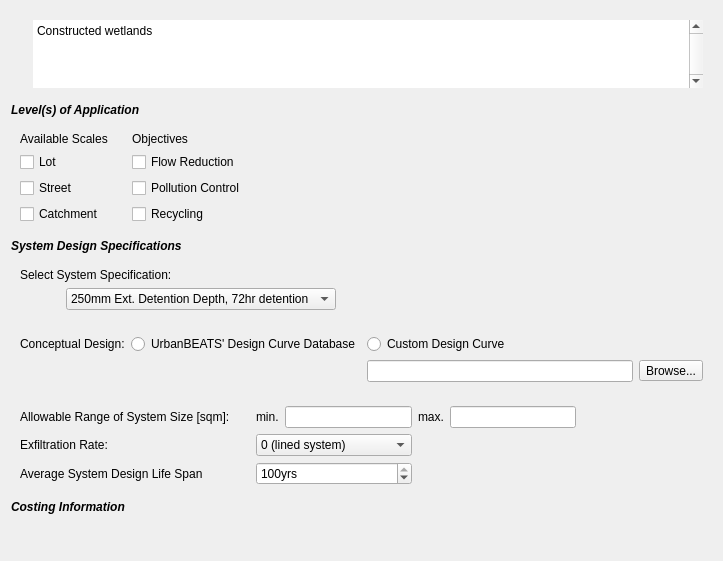
            <widget class="QWidget" name="scrollAreaWidgetContents_23">
             <property name="geometry">
              <rect>
               <x>0</x>
               <y>0</y>
               <width>723</width>
               <height>561</height>
              </rect>
             </property>
             <layout class="QVBoxLayout" name="verticalLayout_54">
              <item>
               <widget class="QWidget" name="bf_info_2" native="true">
                <layout class="QHBoxLayout" name="horizontalLayout_16">
                 <item>
                  <widget class="QLabel" name="bf_img_3">
                   <property name="text">
                    <string/>
                   </property>
                   <property name="pixmap">
                    <pixmap resource="../graphics/ubeats.qrc">:/images/images/bgs_wetlands.jpg</pixmap>
                   </property>
                  </widget>
                 </item>
                 <item>
                  <widget class="QTextBrowser" name="bf_descr_3">
                   <property name="maximumSize">
                    <size>
                     <width>16777215</width>
                     <height>100</height>
                    </size>
                   </property>
                   <property name="frameShape">
                    <enum>QFrame::NoFrame</enum>
                   </property>
                   <property name="frameShadow">
                    <enum>QFrame::Plain</enum>
                   </property>
                   <property name="verticalScrollBarPolicy">
                    <enum>Qt::ScrollBarAlwaysOn</enum>
                   </property>
                   <property name="horizontalScrollBarPolicy">
                    <enum>Qt::ScrollBarAsNeeded</enum>
                   </property>
                   <property name="html">
                    <string>&lt;!DOCTYPE HTML PUBLIC &quot;-//W3C//DTD HTML 4.0//EN&quot; &quot;http://www.w3.org/TR/REC-html40/strict.dtd&quot;&gt;
&lt;html&gt;&lt;head&gt;&lt;meta name=&quot;qrichtext&quot; content=&quot;1&quot; /&gt;&lt;style type=&quot;text/css&quot;&gt;
p, li { white-space: pre-wrap; }
&lt;/style&gt;&lt;/head&gt;&lt;body style=&quot; font-family:'MS Shell Dlg 2'; font-size:8.25pt; font-weight:400; font-style:normal;&quot;&gt;
&lt;p style=&quot; margin-top:0px; margin-bottom:0px; margin-left:0px; margin-right:0px; -qt-block-indent:0; text-indent:0px;&quot;&gt;&lt;span style=&quot; font-size:9pt;&quot;&gt;Constructed wetlands&lt;/span&gt;&lt;/p&gt;&lt;/body&gt;&lt;/html&gt;</string>
                   </property>
                  </widget>
                 </item>
                </layout>
               </widget>
              </item>
              <item>
               <widget class="QLabel" name="label_5">
                <property name="text">
                 <string>&lt;html&gt;&lt;head/&gt;&lt;body&gt;&lt;p&gt;&lt;span style=&quot; font-weight:600; font-style:italic;&quot;&gt;Level(s) of Application&lt;/span&gt;&lt;/p&gt;&lt;/body&gt;&lt;/html&gt;</string>
                </property>
               </widget>
              </item>
              <item>
               <widget class="QWidget" name="widget_26" native="true">
                <layout class="QHBoxLayout" name="horizontalLayout_10">
                 <property name="leftMargin">
                  <number>0</number>
                 </property>
                 <property name="topMargin">
                  <number>0</number>
                 </property>
                 <property name="rightMargin">
                  <number>0</number>
                 </property>
                 <property name="bottomMargin">
                  <number>0</number>
                 </property>
                 <item>
                  <widget class="QWidget" name="widget_27" native="true">
                   <layout class="QGridLayout" name="gridLayout_21">
                    <item row="0" column="0">
                     <widget class="QLabel" name="BFscales_lbl_2">
                      <property name="text">
                       <string>Available Scales</string>
                      </property>
                     </widget>
                    </item>
                    <item row="1" column="0">
                     <widget class="QCheckBox" name="BFlot_check_2">
                      <property name="text">
                       <string>Lot</string>
                      </property>
                     </widget>
                    </item>
                    <item row="2" column="0">
                     <widget class="QCheckBox" name="BFstreet_check_2">
                      <property name="text">
                       <string>Street</string>
                      </property>
                     </widget>
                    </item>
                    <item row="3" column="0">
                     <widget class="QCheckBox" name="BFprec_check_2">
                      <property name="enabled">
                       <bool>true</bool>
                      </property>
                      <property name="text">
                       <string>Catchment</string>
                      </property>
                     </widget>
                    </item>
                   </layout>
                  </widget>
                 </item>
                 <item>
                  <widget class="QWidget" name="widget_28" native="true">
                   <layout class="QGridLayout" name="gridLayout_22">
                    <item row="0" column="0">
                     <widget class="QLabel" name="BFapps_lbl_2">
                      <property name="text">
                       <string>Objectives</string>
                      </property>
                     </widget>
                    </item>
                    <item row="1" column="0">
                     <widget class="QCheckBox" name="BFflow_check_2">
                      <property name="enabled">
                       <bool>true</bool>
                      </property>
                      <property name="text">
                       <string>Flow Reduction</string>
                      </property>
                     </widget>
                    </item>
                    <item row="2" column="0">
                     <widget class="QCheckBox" name="BFpollute_check_2">
                      <property name="text">
                       <string>Pollution Control</string>
                      </property>
                     </widget>
                    </item>
                    <item row="3" column="0">
                     <widget class="QCheckBox" name="BFrecycle_check_2">
                      <property name="enabled">
                       <bool>true</bool>
                      </property>
                      <property name="text">
                       <string>Recycling</string>
                      </property>
                     </widget>
                    </item>
                   </layout>
                  </widget>
                 </item>
                 <item>
                  <spacer name="horizontalSpacer_52">
                   <property name="orientation">
                    <enum>Qt::Horizontal</enum>
                   </property>
                   <property name="sizeHint" stdset="0">
                    <size>
                     <width>40</width>
                     <height>20</height>
                    </size>
                   </property>
                  </spacer>
                 </item>
                </layout>
               </widget>
              </item>
              <item>
               <widget class="QLabel" name="label_25">
                <property name="text">
                 <string>&lt;html&gt;&lt;head/&gt;&lt;body&gt;&lt;p&gt;&lt;span style=&quot; font-weight:600; font-style:italic;&quot;&gt;System Design Specifications&lt;/span&gt;&lt;/p&gt;&lt;/body&gt;&lt;/html&gt;</string>
                </property>
               </widget>
              </item>
              <item>
               <widget class="QWidget" name="widget_29" native="true">
                <layout class="QGridLayout" name="gridLayout_23">
                 <item row="0" column="0" colspan="2">
                  <widget class="QLabel" name="BFspecs_lbl_3">
                   <property name="whatsThis">
                    <string>&lt;html&gt;&lt;head/&gt;&lt;body&gt;&lt;p&gt;Low Flow Bypass = &lt;/p&gt;&lt;p&gt;High Flow Bypass = &lt;/p&gt;&lt;p&gt;Saturated hydraulic conductivity = 180mm/hr&lt;/p&gt;&lt;p&gt;TN content of filter media = &lt;/p&gt;&lt;p&gt;Orthophosphate content of filter media =&lt;/p&gt;&lt;p&gt;Overflow Weir Width = &lt;/p&gt;&lt;p&gt;&lt;br/&gt;&lt;/p&gt;&lt;p&gt;Unlined Filter Media Perimeter adjusted to maintain aspect ratio&lt;/p&gt;&lt;p&gt;Unlined filter media base&lt;/p&gt;&lt;p&gt;Vegetated with effective nutrient removal plants&lt;/p&gt;&lt;p&gt;Underdrain Present&lt;/p&gt;&lt;p&gt;Submerged Zone with Carbon Present, depth = 0.45m&lt;/p&gt;&lt;/body&gt;&lt;/html&gt;</string>
                   </property>
                   <property name="text">
                    <string>Select System Specification:</string>
                   </property>
                  </widget>
                 </item>
                 <item row="1" column="0">
                  <spacer name="horizontalSpacer_53">
                   <property name="orientation">
                    <enum>Qt::Horizontal</enum>
                   </property>
                   <property name="sizeType">
                    <enum>QSizePolicy::Fixed</enum>
                   </property>
                   <property name="sizeHint" stdset="0">
                    <size>
                     <width>40</width>
                     <height>20</height>
                    </size>
                   </property>
                  </spacer>
                 </item>
                 <item row="1" column="2">
                  <spacer name="horizontalSpacer_54">
                   <property name="orientation">
                    <enum>Qt::Horizontal</enum>
                   </property>
                   <property name="sizeHint" stdset="0">
                    <size>
                     <width>40</width>
                     <height>20</height>
                    </size>
                   </property>
                  </spacer>
                 </item>
                 <item row="1" column="1">
                  <widget class="QComboBox" name="WSURspecs_combo">
                   <item>
                    <property name="text">
                     <string>250mm Ext. Detention Depth, 72hr detention</string>
                    </property>
                   </item>
                   <item>
                    <property name="text">
                     <string>500mm Ext. Detention Depth, 72hr detention</string>
                    </property>
                   </item>
                   <item>
                    <property name="text">
                     <string>750mm Ext. Detention Depth, 72hr detention</string>
                    </property>
                   </item>
                   <item>
                    <property name="text">
                     <string>250mm Ext. Detention Depth, 48hr detention</string>
                    </property>
                   </item>
                   <item>
                    <property name="text">
                     <string>500mm Ext. Detention Depth, 48hr detention</string>
                    </property>
                   </item>
                   <item>
                    <property name="text">
                     <string>750mm Ext. Detention Depth, 48hr detention</string>
                    </property>
                   </item>
                  </widget>
                 </item>
                </layout>
               </widget>
              </item>
              <item>
               <widget class="QWidget" name="widget_30" native="true">
                <layout class="QGridLayout" name="gridLayout_24">
                 <item row="0" column="0">
                  <widget class="QLabel" name="BFdesigncurve_lbl_2">
                   <property name="text">
                    <string>Conceptual Design:</string>
                   </property>
                  </widget>
                 </item>
                 <item row="1" column="2">
                  <widget class="QLineEdit" name="BFdesigncurve_pathbox_2"/>
                 </item>
                 <item row="0" column="1">
                  <widget class="QRadioButton" name="radioButton_3">
                   <property name="text">
                    <string>UrbanBEATS' Design Curve Database</string>
                   </property>
                  </widget>
                 </item>
                 <item row="0" column="2">
                  <widget class="QRadioButton" name="radioButton_4">
                   <property name="text">
                    <string>Custom Design Curve</string>
                   </property>
                  </widget>
                 </item>
                 <item row="1" column="3">
                  <widget class="QToolButton" name="BFdesigncurve_browse_2">
                   <property name="enabled">
                    <bool>true</bool>
                   </property>
                   <property name="text">
                    <string>Browse...</string>
                   </property>
                  </widget>
                 </item>
                </layout>
               </widget>
              </item>
              <item>
               <widget class="QWidget" name="widget_31" native="true">
                <layout class="QGridLayout" name="gridLayout_25">
                 <item row="0" column="0">
                  <widget class="QLabel" name="BFminsize_lbl_2">
                   <property name="text">
                    <string>Allowable Range of System Size [sqm]:</string>
                   </property>
                  </widget>
                 </item>
                 <item row="1" column="0">
                  <widget class="QLabel" name="BFexfil_lbl_2">
                   <property name="text">
                    <string>Exfiltration Rate:</string>
                   </property>
                  </widget>
                 </item>
                 <item row="2" column="2" colspan="2">
                  <widget class="QSpinBox" name="BFavglifespin_2">
                   <property name="suffix">
                    <string>yrs</string>
                   </property>
                   <property name="minimum">
                    <number>5</number>
                   </property>
                   <property name="maximum">
                    <number>100</number>
                   </property>
                   <property name="singleStep">
                    <number>5</number>
                   </property>
                   <property name="value">
                    <number>100</number>
                   </property>
                  </widget>
                 </item>
                 <item row="1" column="2" colspan="2">
                  <widget class="QComboBox" name="BFexfil_combo_2">
                   <property name="whatsThis">
                    <string>&lt;!DOCTYPE HTML PUBLIC &quot;-//W3C//DTD HTML 4.0//EN&quot; &quot;http://www.w3.org/TR/REC-html40/strict.dtd&quot;&gt;
&lt;html&gt;&lt;head&gt;&lt;meta name=&quot;qrichtext&quot; content=&quot;1&quot; /&gt;&lt;style type=&quot;text/css&quot;&gt;
p, li { white-space: pre-wrap; }
&lt;/style&gt;&lt;/head&gt;&lt;body style=&quot; font-family:'MS Shell Dlg 2'; font-size:8.25pt; font-weight:400; font-style:normal;&quot;&gt;
&lt;p style=&quot; margin-top:0px; margin-bottom:0px; margin-left:0px; margin-right:0px; -qt-block-indent:0; text-indent:0px;&quot;&gt;&lt;span style=&quot; font-size:8pt;&quot;&gt;The likely exfiltration rate from the system (less than the theoretical maximum infiltration rate of the soil). Select this value based on performance data of systems in your city.&lt;/span&gt;&lt;/p&gt;&lt;/body&gt;&lt;/html&gt;</string>
                   </property>
                   <item>
                    <property name="text">
                     <string>0 (lined system)</string>
                    </property>
                   </item>
                   <item>
                    <property name="text">
                     <string>0.18 mm/hr</string>
                    </property>
                   </item>
                   <item>
                    <property name="text">
                     <string>0.36 mm/hr</string>
                    </property>
                   </item>
                   <item>
                    <property name="text">
                     <string>1.8 mm/hr</string>
                    </property>
                   </item>
                   <item>
                    <property name="text">
                     <string>3.6 mm/hr</string>
                    </property>
                   </item>
                  </widget>
                 </item>
                 <item row="0" column="2">
                  <widget class="QLabel" name="BFmaxsize_lbl_3">
                   <property name="text">
                    <string>min.</string>
                   </property>
                  </widget>
                 </item>
                 <item row="0" column="5">
                  <widget class="QLineEdit" name="BFmaxsize_box_2"/>
                 </item>
                 <item row="0" column="6">
                  <spacer name="horizontalSpacer_55">
                   <property name="orientation">
                    <enum>Qt::Horizontal</enum>
                   </property>
                   <property name="sizeHint" stdset="0">
                    <size>
                     <width>40</width>
                     <height>20</height>
                    </size>
                   </property>
                  </spacer>
                 </item>
                 <item row="0" column="3">
                  <widget class="QLineEdit" name="BFminsize_box_2"/>
                 </item>
                 <item row="0" column="4">
                  <widget class="QLabel" name="BFmaxsize_lbl_4">
                   <property name="text">
                    <string>max.</string>
                   </property>
                  </widget>
                 </item>
                 <item row="2" column="0">
                  <widget class="QLabel" name="BFavglifelbl_2">
                   <property name="text">
                    <string>Average System Design Life Span</string>
                   </property>
                  </widget>
                 </item>
                 <item row="0" column="1">
                  <spacer name="horizontalSpacer_56">
                   <property name="orientation">
                    <enum>Qt::Horizontal</enum>
                   </property>
                   <property name="sizeType">
                    <enum>QSizePolicy::Fixed</enum>
                   </property>
                   <property name="sizeHint" stdset="0">
                    <size>
                     <width>20</width>
                     <height>20</height>
                    </size>
                   </property>
                  </spacer>
                 </item>
                </layout>
               </widget>
              </item>
              <item>
               <widget class="QLabel" name="label_26">
                <property name="text">
                 <string>&lt;html&gt;&lt;head/&gt;&lt;body&gt;&lt;p&gt;&lt;span style=&quot; font-weight:600; font-style:italic;&quot;&gt;Costing Information&lt;/span&gt;&lt;/p&gt;&lt;/body&gt;&lt;/html&gt;</string>
                </property>
               </widget>
              </item>
              <item>
               <widget class="QWidget" name="widget_32" native="true">
                <property name="minimumSize">
                 <size>
                  <width>0</width>
                  <height>30</height>
                 </size>
                </property>
               </widget>
              </item>
             </layout>
            </widget>
